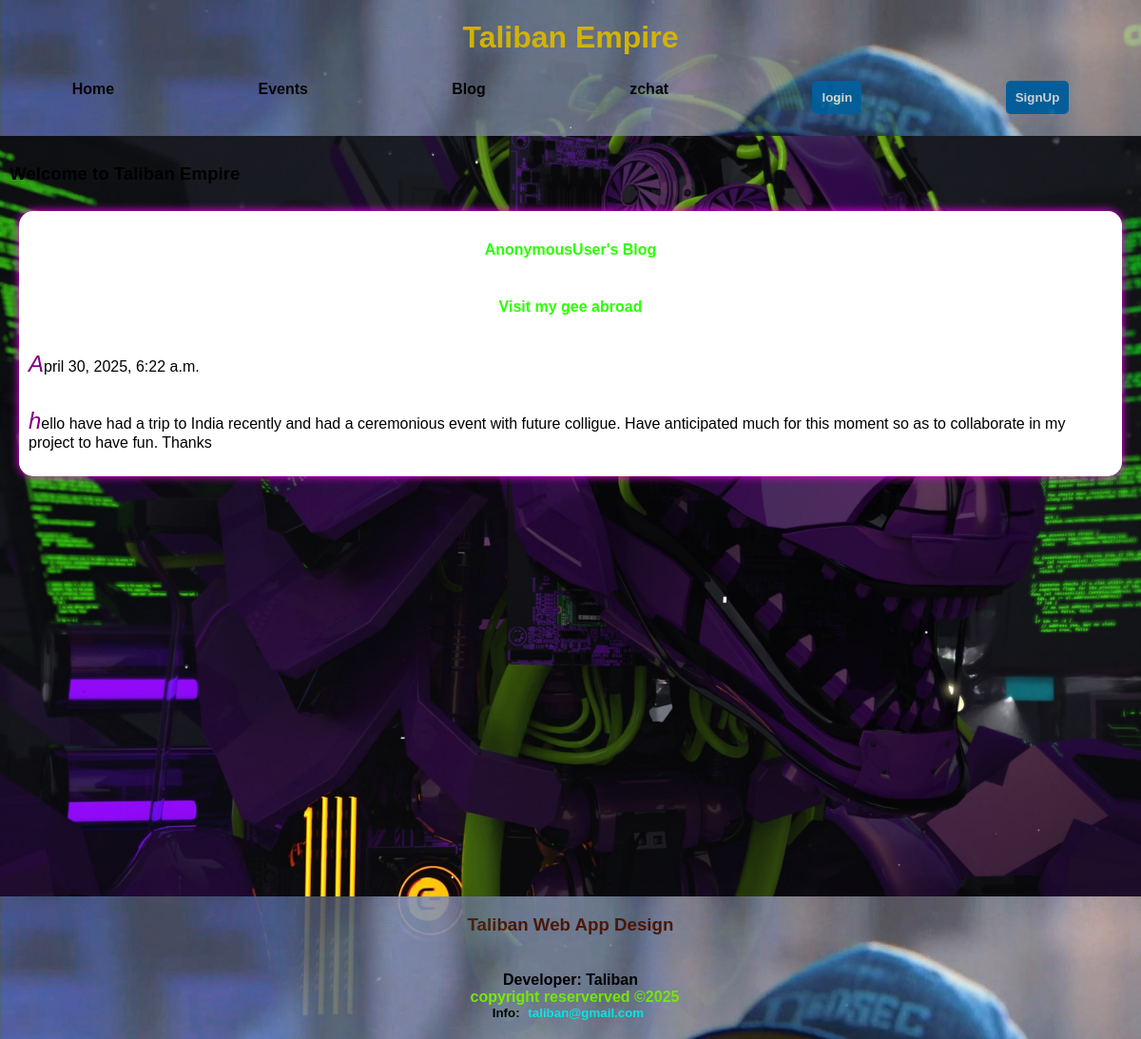
Page /posts/2/ on the committed database.
### posts/models.py (models this page shows)
class Post(models.Model):
    title = models.CharField(max_length=150)
    body = models.CharField(max_length=1000000)
    created_at = models.DateTimeField(default=datetime.now, blank=True)

### posts/views.py (the view)
# urls.py: path('<str:pk>/', views.individual_posts, name="indposts"),
def individual_posts(request, pk):
    X = Post.objects.get(id=pk)
    context = {
        "x" : X
    }
    return render(request, "posts/indposts.html", context)

### posts/templates/posts/indposts.html
{% extends 'main.html' %}
        {% block content %}
        <div class="blog-posts">
            <h4> {{request.user}}'s Blog</h4>
            <h4> {{x.title}} </h4>
            <p>{{x.created_at}}</p>
            <p>{{x.body}}</p>
        </div>
        {% endblock %}

### static/css/maino.css (style rules this page uses)
* { box-sizing: border-box; }
.main-body { background-color: rgb(165, 209, 245); margin: 0px; font-family: Arial, Helvetica, sans-serif; display: flex; flex-direction: column; flex-wrap: wrap; background-image: url(../images/background.jpg); background-position: center; background-repeat: no-repeat; background-size: cover; background-attachment: fixed; backdrop-filter: blur(); }
p { font-family: Verdana, Geneva, Tahoma, sans-serif; }
p::first-letter { font-size: 1.5em; font-style: oblique; color: purple; }
.blog-posts { background-color: #fff; display: flex; flex-direction: column;flex-wrap: wrap; flex-grow: 1; flex-shrink: 1; border-radius: 15px; margin: 10px; padding: 10px; box-shadow: 0 0 10px hsl(300, 100%, 51%); }
.blog-posts h4 { text-align: center; color: hsl(110, 100%, 50%); font-family: Arial, Helvetica, sans-serif; font-weight: bold; }

### rows in the picture
Post: title "Visit my gee abroad", created_at "April 30, 2025, 6:22 a.m.", body "hello have had a trip to India recently and had a ceremonious event with future colligue. Have anticipated much for this moment so as to collaborate in my project to have fun. Thanks"

### other values in the picture
{{ request.user }} "AnonymousUser"
